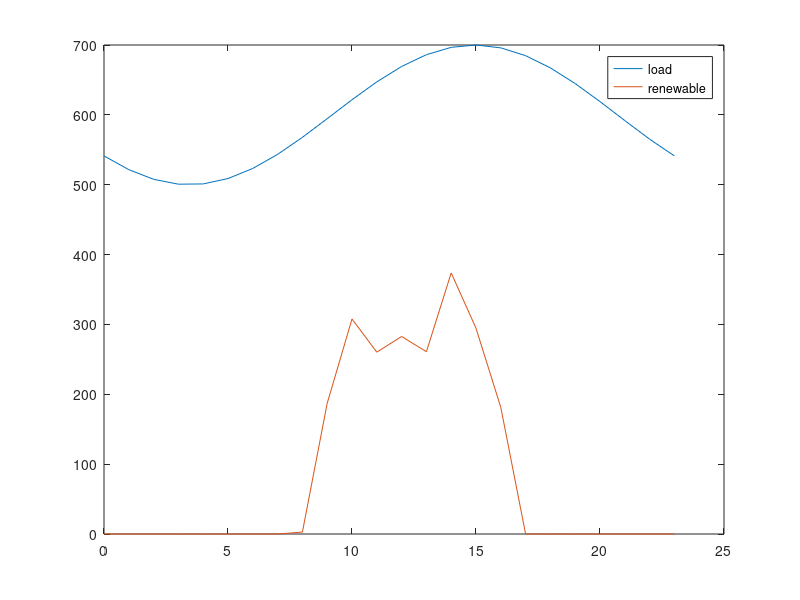

This chart was generated by the following MATLAB code: (Note: this script raises an error after producing the figure.)
clear all

% Runs simulation for the lifetime of the battery

%% Tunables 

life=15120;
Endlife_cap = 0.5;
Starting_cap = 1;
Simu_interval = 720; % one month for degredation interval

ESCap = 20; % MW
ESallowed = 0.8;

k_dollar_coal = 2.37; % dollar/mmbtu, 2014: 2.37, 2017: 2.22
k_dollar_gas = 5.00; % dollar/mmbtu, 2014: 5.00, 2017: 3.67

%emissions factors
k_coal = 206*0.453592; % CO2 kg/mmbtu 
k_gas = 117*0.453592; % CO2 kg/mmbtu
k_coal_nox = 0.227*0.453592;
k_gas_nox = 0.116*0.453592;
k_coal_so2 = 0.15713*0.453592;
k_gas_so2 = 0.001*0.453592;

k_co2=[k_gas,k_coal,k_gas,k_gas]; 
k_nox=[k_gas_nox,k_coal_nox,k_gas_nox,k_gas_nox]; 
k_so2=[k_gas_so2,k_coal_so2,k_gas_so2,k_gas_so2]; 

k_dollar=[k_dollar_gas,k_dollar_coal,k_dollar_gas,k_dollar_gas]; 

Flag_wind=0; % 0 for no renewables 1 for renewables
Flag_solar=1;
t_vec = [0:23]';
load_profile = 100*sin(linspace(-0.8*pi,1.2*pi,length(t_vec)))+600;

%wind bellow
wind = Flag_wind*[141.1454209 164.3588944 117.67492 81.14462355 60.24906746 75.97386229 66.24155752 53.00033944 54.0897504 56.28039471 45.30936663 31.58459838 38.24235306 55.3985323 67.19698144 63.89313544 76.75370188 82.61862694 100.3076893 121.2392963 142.839525 148.6643123 161.1639311 145.8123442]; % wind
%solar bellow
solar = Flag_solar*[0 0 0 0 0 0 0 0 2.761714555 187.1547077 307.7808614 260.2846929 282.7520984 260.9285882 373.699438 294.5867518 181.2343721 0 0 0 0 0 0 0];

wind_profile=(wind+solar);

figure
plot(t_vec,load_profile,t_vec,wind_profile)
legend('load','renewable')
fname = 'C:/filepath';
saveas(gca, fullfile(fname,'load'),'fig');

%%
up_min_vec = [4,12,4.5,5];% 
down_min_vec = [4,12,4.5,5];% 

alpha_load = 0.03;
alpha_wind = 0.05;

mpc = loadcase('case_yl9bus');
baseMVA = mpc.baseMVA;

% Change line constraints
mpc.branch(:,6) = 1000*ones(size(mpc.branch,1),1);

% Change generator limits (ineq, linear)
mpc.gen(1:4,9:10) = [250,100;160,64;240,96;150,60]; 

%(rows, columns)

%% Calculating coal cost curves
coef_Hunter_3 = [0.0144,21.077,9080,117483];  % Input/output curve, y(1000 Btu/h), x(MW)
x_Hunter = (10:1:100)';
y_Hunter = polyval(coef_Hunter_3,x_Hunter);

coef_Hunter_2 = polyfit(x_Hunter,y_Hunter,2);
y_Hunter_fit = polyval(coef_Hunter_2,x_Hunter);

coef_Hunter_cost = coef_Hunter_2*k_dollar_coal*10^(-3);
cost_Hunter = polyval(coef_Hunter_cost,x_Hunter);

Hunter_max = 100;

g2_max=mpc.gen(2,9);

g2_ratio=g2_max/Hunter_max;

g2_cost=[coef_Hunter_cost(1)/g2_ratio,coef_Hunter_cost(2),coef_Hunter_cost(3)*g2_ratio];

%% Calculating gas cost curves
coef_Moss_3 = [-0.0013,2.955,6561.2,662025];  % Input/output curve, y(1000 Btu/h), x(MW)
x_Moss = (10:10:750)'; % MW
y_Moss = polyval(coef_Moss_3,x_Moss); % 1000 Btu/h

coef_Moss_2 = polyfit(x_Moss,y_Moss,2); %fits a polynomial line of 2 degrees (Ax^2+Bx+C)
y_Moss_fit = polyval(coef_Moss_2,x_Moss); %uses the two polynominal line to create a new line

coef_Moss_cost = coef_Moss_2*k_dollar_gas*10^(-3);
cost_Moss = polyval(coef_Moss_cost,x_Moss);

Moss_max = 750;

g1_max=mpc.gen(1,9);
g3_max=mpc.gen(3,9);
g4_max=mpc.gen(4,9);

g1_ratio=g1_max/Moss_max;
g3_ratio=g3_max/Moss_max;
g4_ratio=g4_max/Moss_max;

g1_cost = [coef_Moss_cost(1)/g1_ratio,coef_Moss_cost(2),coef_Moss_cost(3)*g1_ratio];
g3_cost = [coef_Moss_cost(1)/g3_ratio,coef_Moss_cost(2),coef_Moss_cost(3)*g3_ratio];
g4_cost = [coef_Moss_cost(1)/g4_ratio,coef_Moss_cost(2),coef_Moss_cost(3)*g4_ratio];

%%
mpc.gencost(1,5:7) = g1_cost; 
mpc.gencost(2,5:7) = g2_cost;
mpc.gencost(3,5:7) = g3_cost;
mpc.gencost(4,5:7) = g4_cost;

%%
% Change reserve cost
Rcost = [5;10;4;4;5;10;4;4]*baseMVA; %heavy coal case

c_on = [3.99*mpc.gen(1,9)+3.67*mpc.gen(1,9)*k_dollar_gas;5.61*mpc.gen(2,9)+7.5*mpc.gen(2,9)*k_dollar_coal;
    3.99*mpc.gen(3,9)+3.67*mpc.gen(3,9)*k_dollar_gas;3.99*mpc.gen(4,9)+3.67*mpc.gen(4,9)*k_dollar_gas]; 

c_off = [3.99*mpc.gen(1,9);5.61*mpc.gen(2,9);3.99*mpc.gen(3,9);3.99*mpc.gen(4,9)]; % $ per occurance
c_rES = 0.1;

mileage = 7.364;
eff=0.9;
Rinc=0.04;
EOL_eff=1-(1-eff)*(Rinc+1);
eff_loss=(eff-EOL_eff)/life*24*30; 
%% prepare

Current_cap = Starting_cap;
Current_t = 0;
tvec = [];
co2_vec = [];
so2_vec = [];
nox_vec = [];
cap_vec = [];
coal_vec=[];
gas_vec=[];
F_coal=[];
F_gas=[];
g1_nES=[];
g2_nES=[];
g3_nES=[];
g4_nES=[];
g1=[];
g2=[];
g3=[];
g4=[];
g1_vec=[];
g2_vec=[];
g3_vec=[];
g4_vec=[];
BaseLoad = 143+159+198; 

n_interval = length(t_vec);
n_generator = 4;
n_wind = 1;
n_reserve = 4;
n_ES = 1;
n_branch = 9;
n_bus = 9;

%% cost
cost_coef = mpc.gencost(1:4,5:7);
Q_gen = diag(cost_coef(:,1))*baseMVA^2; %making cost in 1st column of cost_coef into the diagonal of a 4x4
c_gen = cost_coef(:,2)*baseMVA;
c_gen_c = cost_coef(:,3);
c_reserve = Rcost(1:n_reserve)*2;

CrES = zeros(n_bus,1);
CrES(8,1) = 1; 
% power flow (eq, linear)
Bmatrix = zeros(n_bus,n_bus);
branch_info = mpc.branch;
for i = 1:n_branch
    ind_i = branch_info(i,1);
    ind_j = branch_info(i,2);
    bij = 1/branch_info(i,4);
    Bmatrix(ind_i,ind_j) = -bij;
    Bmatrix(ind_j,ind_i) = -bij;
end

Bmatrix = Bmatrix + diag(-sum(Bmatrix,2));

bus_info = mpc.bus;

Cg = zeros(n_bus,n_generator);
Cg(1,1) = 1;
Cg(2,2) = 1;
Cg(3,3) = 1;
Cg(6,4) = 1;

Cw = zeros(n_bus,n_wind);
Cw(8,1) = 1;

% generator limits (ineq, linear)
gen_limits = mpc.gen(1:4,9:10)/baseMVA;

% line constraints (ineq, linear)
Smax = mpc.branch(:,6)/baseMVA;

Bline = zeros(n_branch,n_branch);
for i = 1:n_branch
    ind_i = branch_info(i,1);
    ind_j = branch_info(i,2);
    bij = 1/branch_info(i,4);
    Bline(i,ind_i) = bij;
    Bline(i,ind_j) = -bij;
end

% prepare for cvx
Q_gen_cvx = [];
c_gen_cvx = [];
c_gen_c_cvx = [];
c_reserve_cvx = [];
c_on_cvx = [];
c_off_cvx = [];
c_rES_cvx = [];
Cg_cvx = [];
Cw_cvx = [];
CrES_cvx = [];
Bmatrix_cvx = [];
Sd_cvx = [];
gen_max_cvx = [];
gen_min_cvx = [];
wind_forecast_cvx = [];
Smax_cvx = [];
Bline_cvx = [];


for i = 1:n_interval 
    
    % Change loads
    loadamp = load_profile(i)/BaseLoad;
    mpc.bus(:,3:4) = loadamp*bus_info(:,3:4);
    Sd =mpc.bus(:,3)/baseMVA;
    
    % Change generator bounds
    wind_forecast = wind_profile(i);
    mpc.gen(5,9:10) = [wind_forecast,0]; % wind
    
    % Matrices
    Q_gen_cvx = blkdiag(Q_gen_cvx,Q_gen);
    c_gen_cvx = [c_gen_cvx;c_gen];
    c_gen_c_cvx = [c_gen_c_cvx;c_gen_c];
    c_reserve_cvx = [c_reserve_cvx;c_reserve];
    c_on_cvx = [c_on_cvx;c_on];
    c_off_cvx = [c_off_cvx;c_off];
    c_rES_cvx = [c_rES_cvx;c_rES];
    
    Cg_cvx = blkdiag(Cg_cvx,Cg);
    Cw_cvx = blkdiag(Cw_cvx,Cw);
    CrES_cvx = blkdiag(CrES_cvx,CrES);
    Bmatrix_cvx = blkdiag(Bmatrix_cvx,Bmatrix);
    Sd_cvx = [Sd_cvx;Sd];
    
    gen_max_cvx = [gen_max_cvx;gen_limits(:,1)];
    gen_min_cvx = [gen_min_cvx;gen_limits(:,2)];
    wind_forecast_cvx = [wind_forecast_cvx;wind_forecast];
    
    Smax_cvx = [Smax_cvx;Smax];
    Bline_cvx = blkdiag(Bline_cvx,Bline);
    
end

cvx_begin

variables p(n_generator*n_interval) pw(n_wind*n_interval) theta(n_bus*n_interval) r(n_reserve*n_interval)
variable u(n_generator*n_interval) binary
variable v(n_generator*n_interval) binary
variable w(n_generator*n_interval) binary

minimize (quad_form(p,Q_gen_cvx) + c_gen_cvx'*p + c_reserve_cvx'*r + c_on_cvx'*v + c_off_cvx'*w + c_gen_c_cvx'*u)

subject to
-Cg_cvx*p - Cw_cvx*pw + Bmatrix_cvx*theta + Sd_cvx == 0
p + r <= gen_max_cvx.*u
p - r >= gen_min_cvx.*u
0 <= pw <= wind_forecast_cvx/baseMVA

for i = 1:n_interval
    theta_i = theta((i-1)*n_bus+1:i*n_bus);
    u_i = u((i-1)*n_generator+1:i*n_generator);
    -Smax <= Bline*theta((i-1)*n_bus+1:i*n_bus) <= Smax
    
    theta((i-1)*n_bus+1) == 0
    r_i = r((i-1)*n_reserve+1:i*n_reserve);
    r_demand_i = alpha_wind*pw(i)+alpha_load*load_profile(i)/baseMVA;
    sum(r_i) >= r_demand_i
end

r >= 0

u_0_length = max(max(up_min_vec),max(down_min_vec))+1;
u_0 = ones(n_generator*u_0_length,1); % assume all generator on in the previous period
u_extend = [u_0;u];

for k = 1:n_generator
    up_min = up_min_vec(k);
    down_min = down_min_vec(k);
    for i = 2:(n_interval+u_0_length)
        u_i = u_extend((i-1)*n_generator+k);
        u_iminus = u_extend((i-2)*n_generator+k);
        if (n_interval+u_0_length-i) >= down_min
            for j = 1:down_min-1
                u_j = u_extend((i-1+j)*n_generator+k);
                u_iminus - u_i + u_j <= 1
            end
        else
            for j = 1:(n_interval+u_0_length-i)
                u_j = u_extend((i-1+j)*n_generator+k);
                u_iminus - u_i + u_j <= 1
            end
        end
        if (n_interval+u_0_length-i) >= up_min
            for j = 1:up_min-1
                u_j = u_extend((i-1+j)*n_generator+k);
                -u_iminus + u_i - u_j <= 0
            end
        else
            for j = 1:(n_interval+u_0_length-i)
                u_j = u_extend((i-1+j)*n_generator+k);
                -u_iminus + u_i - u_j <= 0
            end
        end
    end
end

for i = 1:n_interval
    u_i = u((i-1)*n_generator+1:i*n_generator);
    if i == 1
        u_iminus = u_0(end-3:end);
    else
        u_iminus = u((i-2)*n_generator+1:(i-1)*n_generator);
    end
    v_i = v((i-1)*n_generator+1:i*n_generator);
    w_i = w((i-1)*n_generator+1:i*n_generator);
    -u_iminus + u_i - v_i <= 0
    u_iminus - u_i - w_i <= 0
end

cvx_end

p_noES = p;
pw_noES = pw;
r_noES = r;
u_noES = u;
v_noES = v;
w_noES = w;

d=1;

while Current_cap > Endlife_cap
    
    Current_t;
    
    if (Current_t) == 0
        Current_cap;
    else
        Current_cap = Starting_cap-(1-func_BatteryDegrade(Current_t))
    end
    tvec = [tvec;Current_t];
    cap_vec = [cap_vec;Current_cap];
    Current_t = Current_t + Simu_interval 
    
    ESavailable = ESCap*Current_cap*ESallowed/2;
    maxES = ESavailable/baseMVA;
    
    
    %%
    
    clearvars p pw theta r u v w
    
    cvx_begin
    
    variables p(n_generator*n_interval) pw(n_wind*n_interval) theta(n_bus*n_interval) r(n_reserve*n_interval) rES(n_ES*n_interval)
    variable u(n_generator*n_interval) binary
    variable v(n_generator*n_interval) binary
    variable w(n_generator*n_interval) binary
    
    minimize (quad_form(p,Q_gen_cvx) + c_gen_cvx'*p + c_reserve_cvx'*r + c_on_cvx'*v + c_off_cvx'*w + c_rES_cvx'*rES + c_gen_c_cvx'*u)
    
    beta = mileage/24*(1-eff);
    eff=eff-eff_loss;
    
    subject to
    -Cg_cvx*p - Cw_cvx*pw + Bmatrix_cvx*theta + Sd_cvx + CrES_cvx*rES*beta == 0
    p + r <= gen_max_cvx.*u
    p - r >= gen_min_cvx.*u
    0 <= pw <= wind_forecast_cvx/baseMVA
    
    for i = 1:n_interval
        theta_i = theta((i-1)*n_bus+1:i*n_bus);
        u_i = u((i-1)*n_generator+1:i*n_generator);
        -Smax <= Bline*theta((i-1)*n_bus+1:i*n_bus) <= Smax
        
        theta((i-1)*n_bus+1) == 0
        r_i = r((i-1)*n_reserve+1:i*n_reserve);
        rES_i = rES((i-1)*n_ES+1:i*n_ES);
        r_demand_i = alpha_wind*pw(i)+alpha_load*load_profile(i)/baseMVA;
        sum(r_i) + sum(rES_i) >= r_demand_i
    end
    
    r >= 0
    0 <= rES <= maxES
    
    u_0_length = max(max(up_min_vec),max(down_min_vec))+1;
    u_0 = ones(n_generator*u_0_length,1); % assume all generator on in the previous period
    u_extend = [u_0;u];
    for k = 1:n_generator
        up_min = up_min_vec(k);
        down_min = down_min_vec(k);
        for i = 2:(n_interval+u_0_length)
            u_i = u_extend((i-1)*n_generator+k);
            u_iminus = u_extend((i-2)*n_generator+k);
            if (n_interval+u_0_length-i) >= down_min
                for j = 1:down_min-1
                    u_j = u_extend((i-1+j)*n_generator+k);
                    u_iminus - u_i + u_j <= 1
                end
            else
                for j = 1:(n_interval+u_0_length-i)
                    u_j = u_extend((i-1+j)*n_generator+k);
                    u_iminus - u_i + u_j <= 1;
                end
            end
            if (n_interval+u_0_length-i) >= up_min
                for j = 1:up_min-1
                    u_j = u_extend((i-1+j)*n_generator+k);
                    -u_iminus + u_i - u_j <= 0
                end
            else
                for j = 1:(n_interval+u_0_length-i)
                    u_j = u_extend((i-1+j)*n_generator+k);
                    -u_iminus + u_i - u_j <= 0
                end
            end
        end
    end
    
    for i = 1:n_interval
        u_i = u((i-1)*n_generator+1:i*n_generator);
        if i == 1
            u_iminus = u_0(end-3:end);
        else
            u_iminus = u((i-2)*n_generator+1:(i-1)*n_generator);
        end
        v_i = v((i-1)*n_generator+1:i*n_generator);
        w_i = w((i-1)*n_generator+1:i*n_generator);
        -u_iminus + u_i - v_i <= 0
        u_iminus - u_i - w_i <= 0
    end
    
    cvx_end
    
    
    for i = 1:n_interval
        
        p_i = p_noES((i-1)*n_generator+1:i*n_generator);
        p1_noES(i,1) = p_i(1);
        p2_noES(i,1) = p_i(2);
        p3_noES(i,1) = p_i(3);
        p4_noES(i,1) = p_i(4);
        
        u_i = u_noES((i-1)*n_generator+1:i*n_generator);
        u1_noES(i,1) = u_i(1);
        u2_noES(i,1) = u_i(2);
        u3_noES(i,1) = u_i(3);
        u4_noES(i,1) = u_i(4);
        
        r_i = r_noES((i-1)*n_generator+1:i*n_generator);
        r1_noES(i,1) = r_i(1);
        r2_noES(i,1) = r_i(2);
        r3_noES(i,1) = r_i(3);
        r4_noES(i,1) = r_i(4);
        
    end
    
    for i = 1:n_interval
        
        p_i = p((i-1)*n_generator+1:i*n_generator);
        p1(i,1) = p_i(1);
        p2(i,1) = p_i(2);
        p3(i,1) = p_i(3);
        p4(i,1) = p_i(4);
        
        u_i = u((i-1)*n_generator+1:i*n_generator);
        u1(i,1) = u_i(1);
        u2(i,1) = u_i(2);
        u3(i,1) = u_i(3);
        u4(i,1) = u_i(4);
        
        r_i = r((i-1)*n_generator+1:i*n_generator);
        r1(i,1) = r_i(1);
        r2(i,1) = r_i(2);
        r3(i,1) = r_i(3);
        r4(i,1) = r_i(4);
        
    end
    
    if (Current_t)==720
    figure 
    subplot(3,2,1)
    plot(t_vec,p1_noES*baseMVA,'-o',t_vec,p1*baseMVA,'--x','MarkerSize',3)
    hline = refline([0 100]);
    hline.Color='k';
    hline.LineStyle='--';
    hline = refline([0 250]);
    hline.Color='k';
    hline.LineStyle='--';
    legend('w/o ES','w ES','Location','northoutside','Orientation','Horizontal')
    xlim([0,23])
    
    ylabel('G1 MW (NG)')
    subplot(3,2,2)
    plot(t_vec,p2_noES*baseMVA,'-o',t_vec,p2*baseMVA,'--x','MarkerSize',3)
    hline = refline([0 64]);
    hline.Color='k';
    hline.LineStyle='--';
    hline = refline([0 160]);
    hline.Color='k';
    hline.LineStyle='--';
    xlim([0,23])

    ylabel('G2 MW (Coal)')
    subplot(3,2,3)
    plot(t_vec,p3_noES*baseMVA,'-o',t_vec,p3*baseMVA,'--x','MarkerSize',3)
    hline = refline([0 96]);
    hline.Color='k';
    hline.LineStyle='--';
    hline = refline([0 240]);
    hline.Color='k';
    hline.LineStyle='--';
    xlim([0,23])

    ylabel('G3 MW (NG)')
    subplot(3,2,4)
    plot(t_vec,p4_noES*baseMVA,'-o',t_vec,p4*baseMVA,'--x','MarkerSize',3)
    hline = refline([0 60]);
    hline.Color='k';
    hline.LineStyle='--';
    hline = refline([0 150]);
    hline.Color='k';
    hline.LineStyle='--';
    xlim([0,23])
    ylabel('G4 MW (NG)')
    
    subplot(3,2,5)
    plot(t_vec,pw_noES*baseMVA,'-o',t_vec,pw*baseMVA,'--x','MarkerSize',3)
    xlim([0,23])
    ylabel('Renewable MW')
    xlabel('Hours')
    saveas(gca, fullfile(fname,'Dispatch_Init'),'fig');

    figure %7
    subplot(3,2,1)
    plot(t_vec,r1_noES*baseMVA,'-o',t_vec,r1*baseMVA,'--x','MarkerSize',3)
    legend('w/o ES','w ES','Location','northoutside','Orientation','Horizontal')
    title('Reserve dispatch (MW)')
    xlim([0,23])
%     ylim([0,30])
    ylabel('G1 MW (NG)')
    subplot(3,2,2)
    plot(t_vec,r2_noES*baseMVA,'-o',t_vec,r2*baseMVA,'--x','MarkerSize',3)
    xlim([0,23])
%     ylim([0,30])
    ylabel('G2 MW (Coal)')
    subplot(3,2,3)
    plot(t_vec,r3_noES*baseMVA,'-o',t_vec,r3*baseMVA,'--x','MarkerSize',3)
    xlim([0,23])
%     ylim([0,30])
    ylabel('G3 MW (NG)')
    subplot(3,2,4)
    plot(t_vec,r4_noES*baseMVA,'-o',t_vec,r4*baseMVA,'--x','MarkerSize',3)
    xlim([0,23])
%     ylim([0,30])
    ylabel('G4 MW (NG)')
    subplot(3,2,5)
    plot(t_vec,zeros(length(t_vec),1),'-o',t_vec,rES*baseMVA,'--x','MarkerSize',3)
    xlim([0,23])
%     ylim([0,30])
    ylabel('Battery MW')
    xlabel('Hours')
    saveas(gca, fullfile(fname,'Reserves_Init'),'fig');
    end
    
    co2_total_noES = [];
    so2_total_noES = [];
    nox_total_noES = [];
    cost_p_noES = [];
    cost_r_noES = [];
    cost_total_noES = [];
    gen1=[];
    gen2=[];
    gen3=[];
    gen4=[];
    gen1_noES=[];
    gen2_noES=[];
    gen3_noES=[];
    gen4_noES=[];
    Fuel_coal_noES = [];
    Fuel_gas_noES = [];
    
    for i = 1:length(t_vec)
        
        p_1 = p1_noES(i)*baseMVA;
        p_2 = p2_noES(i)*baseMVA;
        p_3 = p3_noES(i)*baseMVA;
        p_4 = p4_noES(i)*baseMVA;
        
        gen1_nES(i)=p_1;
        gen2_nES(i)=p_2;
        gen3_nES(i)=p_3;
        gen4_nES(i)=p_4;
                
        cost_1 = polyval(mpc.gencost(1,5:7),p_1);
        cost_2 = polyval(mpc.gencost(2,5:7),p_2);
        cost_3 = polyval(mpc.gencost(3,5:7),p_3);
        cost_4 = polyval(mpc.gencost(4,5:7),p_4);
        
        cost_p_noES(i,1) = cost_1 + cost_2 + cost_3 + cost_4;
        
        r_i = r_noES((i-1)*n_reserve+1:i*n_reserve);
        cost_r_noES(i,1) = c_reserve'*r_i;
        
        cost_total_noES(i,1) = cost_p_noES(i,1) + cost_r_noES(i,1);
        
        Fuel1 = cost_1/k_dollar(1,1); %MMBtu
        Fuel2 = cost_2/k_dollar(1,2);
        Fuel3 = cost_3/k_dollar(1,3);
        Fuel4 = cost_4/k_dollar(1,4);
        
        co2_1 = cost_1/k_dollar(1,1)*k_co2(1,1);
        co2_2 = cost_2/k_dollar(1,2)*k_co2(1,2);
        co2_3 = cost_3/k_dollar(1,3)*k_co2(1,3);
        co2_4 = cost_4/k_dollar(1,4)*k_co2(1,4);
        
        so2_1 = cost_1/k_dollar(1,1)*k_so2(1,1);
        so2_2 = cost_2/k_dollar(1,2)*k_so2(1,2);
        so2_3 = cost_3/k_dollar(1,3)*k_so2(1,3);
        so2_4 = cost_4/k_dollar(1,4)*k_so2(1,4);
        
        nox_1 = cost_1/k_dollar(1,1)*k_nox(1,1);
        nox_2 = cost_2/k_dollar(1,2)*k_nox(1,2);
        nox_3 = cost_3/k_dollar(1,3)*k_nox(1,3);
        nox_4 = cost_4/k_dollar(1,4)*k_nox(1,4);
        
        if (p_1<1)
            Fuel1=0;
            co2_1=0;
            so2_1=0;
            nox_1=0;
        end
        if (p_2<1)
            Fuel2=0;
            co2_2=0;
            so2_2=0;
            nox_2=0;
        end
        if (p_3<1)
            Fuel3=0;
            co2_3=0;
            so2_3=0;
            nox_3=0;
        end
        if (p_4<1)
            Fuel4=0;
            co2_4=0;
            so2_4=0;
            nox_4=0;
        end
        
        co2_p = co2_1+co2_2+co2_3+co2_4;
        so2_p = so2_1+so2_2+so2_3+so2_4;
        nox_p = nox_1+nox_2+nox_3+nox_4;
        
        coal_p = Fuel2; % heavy coal
        gas_p = Fuel3 + Fuel4+Fuel1; % heavy coal
        
        co2_total_noES(i,1) = co2_p; %represents a day's worth of emissions
        so2_total_noES(i,1) = so2_p; %represents a day's worth of emissions
        nox_total_noES(i,1) = nox_p; %represents a day's worth of emissions
        Fuel_coal_noES(i,1) = coal_p;
        Fuel_gas_noES(i,1) = gas_p;
        Fuel_G1_noES(i,1) = Fuel1;
        Fuel_G2_noES(i,1) = Fuel2;
        Fuel_G3_noES(i,1) = Fuel3;
        Fuel_G4_noES(i,1) = Fuel4;
    end
    
    g1_nES(d)=sum(gen1_nES);
    g2_nES(d)=sum(gen2_nES);
    g3_nES(d)=sum(gen3_nES);
    g4_nES(d)=sum(gen4_nES);
    f1_nES(d)=sum(Fuel_G1_noES);
    f2_nES(d)=sum(Fuel_G2_noES);
    f3_nES(d)=sum(Fuel_G3_noES);
    f4_nES(d)=sum(Fuel_G4_noES);

    
    co2_total = [];
    so2_total = [];
    nox_total = [];
    cost_p = [];
    cost_r = [];
    cost_total = [];
    Fuel_coal = [];
    Fuel_gas = [];

    
    for i = 1:length(t_vec)
        
        p_1 = p1(i)*baseMVA;
        p_2 = p2(i)*baseMVA;
        p_3 = p3(i)*baseMVA;
        p_4 = p4(i)*baseMVA;
        
        gen1(i)=p_1;
        gen2(i)=p_2;
        gen3(i)=p_3;
        gen4(i)=p_4;
        
        cost_1 = polyval(mpc.gencost(1,5:7),p_1);
        cost_2 = polyval(mpc.gencost(2,5:7),p_2);
        cost_3 = polyval(mpc.gencost(3,5:7),p_3);
        cost_4 = polyval(mpc.gencost(4,5:7),p_4);
        
        cost_p(i,1) = cost_1 + cost_2 + cost_3 + cost_4;
        
        r_i = r((i-1)*n_reserve+1:i*n_reserve);
        cost_r(i,1) = c_reserve'*r_i;
        
        cost_total(i,1) = cost_p(i,1) + cost_r(i,1);
        
        co2_1 = cost_1/k_dollar(1,1)*k_co2(1,1);
        co2_2 = cost_2/k_dollar(1,2)*k_co2(1,2);
        co2_3 = cost_3/k_dollar(1,3)*k_co2(1,3);
        co2_4 = cost_4/k_dollar(1,4)*k_co2(1,4);
        
        so2_1 = cost_1/k_dollar(1,1)*k_so2(1,1);
        so2_2 = cost_2/k_dollar(1,2)*k_so2(1,2);
        so2_3 = cost_3/k_dollar(1,3)*k_so2(1,3);
        so2_4 = cost_4/k_dollar(1,4)*k_so2(1,4);
        
        nox_1 = cost_1/k_dollar(1,1)*k_nox(1,1);
        nox_2 = cost_2/k_dollar(1,2)*k_nox(1,2);
        nox_3 = cost_3/k_dollar(1,3)*k_nox(1,3);
        nox_4 = cost_4/k_dollar(1,4)*k_nox(1,4);
        
        Fuel1 = cost_1/k_dollar(1,1); %MMBtu
        Fuel2 = cost_2/k_dollar(1,2);
        Fuel3 = cost_3/k_dollar(1,3);
        Fuel4 = cost_4/k_dollar(1,4);
        
        if (p_1<1)
            Fuel1=0;
            co2_1=0;
            so2_1=0;
            nox_1=0;
        end
        if (p_2<1)
            Fuel2=0;
            co2_2=0;
            so2_2=0;
            nox_2=0;
        end
        if (p_3<1)
            Fuel3=0;
            co2_3=0;
            so2_3=0;
            nox_3=0;
        end
        if (p_4<1)
            Fuel4=0;
            co2_4=0;
            so2_4=0;
            nox_4=0;
        end
        
        co2_p = co2_1+co2_2+co2_3+co2_4;
        so2_p = so2_1+so2_2+so2_3+so2_4;
        nox_p = nox_1+nox_2+nox_3+nox_4;
        
        coal_p = Fuel2; % heavy coal
        gas_p = Fuel3 + Fuel4 + Fuel1; % heavy coal

        co2_total(i,1) = co2_p;
        so2_total(i,1) = so2_p;
        nox_total(i,1) = nox_p;
        Fuel_coal(i,1) = coal_p;
        Fuel_gas(i,1) = gas_p;
        Fuel_G1(i,1) = Fuel1;
        Fuel_G2(i,1) = Fuel2;
        Fuel_G3(i,1) = Fuel3;
        Fuel_G4(i,1) = Fuel4;
        
        
    end

    g1(d)=sum(gen1);
    g2(d)=sum(gen2);
    g3(d)=sum(gen3);
    g4(d)=sum(gen4);
    f1(d)=sum(Fuel_G1);
    f2(d)=sum(Fuel_G2);
    f3(d)=sum(Fuel_G3);
    f4(d)=sum(Fuel_G4);
    d=d+1;
   
    F_coal_delta = sum(Fuel_coal) - sum(Fuel_coal_noES); %total for one day in each month
    F_gas_delta = sum(Fuel_gas) - sum(Fuel_gas_noES); %total for one day in each month
    co2_delta = sum(co2_total) - sum(co2_total_noES);
    so2_delta = sum(so2_total) - sum(so2_total_noES);
    nox_delta = sum(nox_total) - sum(nox_total_noES);
    g1_delta=sum(g1)-sum(g1_nES);
    g2_delta=sum(g2)-sum(g2_nES);
    g3_delta=sum(g3)-sum(g3_nES);
    g4_delta = sum(g4)-sum(g4_nES);
    
    coal_vec = [coal_vec;F_coal_delta];
    gas_vec = [gas_vec;F_gas_delta];
    co2_vec = [co2_vec;co2_delta];
    so2_vec = [so2_vec;so2_delta];
    nox_vec = [nox_vec;nox_delta];% possitive if ES increased emissions
    g1_vec = [g1_vec;g1_delta];
    g2_vec = [g2_vec;g2_delta];
    g3_vec = [g3_vec;g3_delta];
    g4_vec = [g4_vec;g4_delta];

    curt_ES = sum(pw*baseMVA)/sum(wind_profile)
    curt_noES = sum(pw_noES*baseMVA)/sum(wind_profile)

if (Current_t)==720
    figure 
    subplot(2,2,1)
    plot(t_vec,Fuel_G1_noES,'-o',t_vec,Fuel_G1,'--x','MarkerSize',3)
    legend('w/o ES','w ES','Location','northoutside','Orientation','Horizontal')
    title('Fuel (MMBtu)')
    xlim([0,23])
    ylabel('G1 MMBtu (Coal)')
    
    subplot(2,2,2)
    plot(t_vec,Fuel_G2_noES,'-o',t_vec,Fuel_G2,'--x','MarkerSize',3)
    xlim([0,23])
    ylabel('G2 MMBtu (Coal)')
    
    subplot(2,2,3)
    plot(t_vec,Fuel_G3_noES,'-o',t_vec,Fuel_G3,'--x','MarkerSize',3)
    xlim([0,23])
    ylabel('G3 MMBtu (NG)')
    
    subplot(2,2,4)
    plot(t_vec,Fuel_G4_noES,'-o',t_vec,Fuel_G4,'--x','MarkerSize',3)
    xlim([0,23])
    ylabel('G4 MMBtu (NG)')
    saveas(gca, fullfile(fname,'Fuel_Init'),'fig');
    end
end
%%

    figure 
    subplot(3,2,1)
    plot(t_vec,p1_noES*baseMVA,'-o',t_vec,p1*baseMVA,'--x','MarkerSize',3)
    legend('w/o ES','w ES','Location','northoutside','Orientation','Horizontal')
    title('Generator dispatch (MW)')
    hline = refline([0 100]);
    hline.Color='k';
    hline.LineStyle='--';
    hline = refline([0 250]);
    hline.Color='k';
    hline.LineStyle='--';
    xlim([0,23])
    ylabel('G1 MW (NG)')
    
    subplot(3,2,2)
    plot(t_vec,p2_noES*baseMVA,'-o',t_vec,p2*baseMVA,'--x','MarkerSize',3)
    hline = refline([0 64]);
    hline.Color='k';
    hline.LineStyle='--';
    hline = refline([0 160]);
    hline.Color='k';
    hline.LineStyle='--';
    xlim([0,23])
    ylabel('G2 MW (Coal)')
    
    subplot(3,2,3)
    plot(t_vec,p3_noES*baseMVA,'-o',t_vec,p3*baseMVA,'--x','MarkerSize',3)
    hline = refline([0 96]);
    hline.Color='k';
    hline.LineStyle='--';
    hline = refline([0 240]);
    hline.Color='k';
    hline.LineStyle='--';
    xlim([0,23])
    ylabel('G3 MW (NG)')
    xlabel('Hours')
    
    subplot(3,2,4)
    plot(t_vec,p4_noES*baseMVA,'-o',t_vec,p4*baseMVA,'--x','MarkerSize',3)
    hline = refline([0 60]);
    hline.Color='k';
    hline.LineStyle='--';
    hline = refline([0 150]);
    hline.Color='k';
    hline.LineStyle='--';
    xlim([0,23])
    ylabel('G4 MW (NG)')
    xlabel('Hours')
    
    subplot(3,2,5)
    plot(t_vec,pw_noES*baseMVA,'-o',t_vec,pw*baseMVA,'--x','MarkerSize',3)
    xlim([0,23])
    ylabel('Renewable MW')
    xlabel('Hours')
    saveas(gca, fullfile(fname,'Dispatch_Final'),'fig');
    
    
    figure %7
    subplot(3,2,1)
    plot(t_vec,r1_noES*baseMVA,'-o',t_vec,r1*baseMVA,'--x','MarkerSize',3)
    legend('w/o ES','w ES','Location','northoutside','Orientation','Horizontal')
    title('Reserve dispatch (MW)')
    xlim([0,23])
    ylabel('G1 MW (NG)')
    
    subplot(3,2,2)
    plot(t_vec,r2_noES*baseMVA,'-o',t_vec,r2*baseMVA,'--x','MarkerSize',3)
    xlim([0,23])
    ylabel('G2 MW (Coal)')
    
    subplot(3,2,3)
    plot(t_vec,r3_noES*baseMVA,'-o',t_vec,r3*baseMVA,'--x','MarkerSize',3)
    xlim([0,23])
    ylabel('G3 MW (NG)')
    
    subplot(3,2,4)
    plot(t_vec,r4_noES*baseMVA,'-o',t_vec,r4*baseMVA,'--x','MarkerSize',3)
    xlim([0,23])
    ylabel('G4 MW (NG)')
    
    subplot(3,2,5)
    plot(t_vec,zeros(length(t_vec),1),'-o',t_vec,rES*baseMVA,'--x','MarkerSize',3)
    xlim([0,23])
    ylabel('Battery MW')
    xlabel('Hours')
    saveas(gca, fullfile(fname,'Reserves_Final'),'fig');
    
total_co2 = sum(30*co2_vec)%Simu_interval is 30*24
total_so2 = sum(30*so2_vec)
total_nox = sum(30*nox_vec)
total_coal = sum(30*coal_vec)
total_gas = sum(30*gas_vec)
total_coal_MW=30*(sum(g2_vec))
total_gas_MW=30*(sum(g3_vec)+sum(g4_vec)+sum(g1_vec))

label={'Cap_NG_S'};
impacts(1,:)=[total_co2,total_so2,total_nox,total_gas,total_coal,total_gas_MW,total_coal_MW];
xlswrite('impacts.xlsx',label,1,'A37')
xlswrite('impacts.xlsx',impacts,1,'B37')

%%
figure
plot(tvec,co2_vec,'-o') % tvec is in hours not days
xlabel('Hours')
ylabel('CO_2 (kg)')
saveas(gca, fullfile(fname,'CO2'),'fig');

figure
plot(tvec,coal_vec,'-o',tvec,gas_vec,'-o') % tvec is in hours not days
xlabel('Hours')
ylabel('Fuel (mmBtu)')
legend('Coal','Gas')
saveas(gca, fullfile(fname,'Fuel'),'fig');

figure
plot(tvec/24/30,g1,'-o',tvec/24/30,g2,'-o',tvec/24/30,g3,'-o',tvec/24/30,g4,'-o')
legend('g1','g2','g3','g4')
xlabel('Months')
ylabel('Generation (MWh)')
saveas(gca, fullfile(fname,'Gen_ES'),'fig');

figure
plot(tvec/24/30,g1_nES,'-o',tvec/24/30,g2_nES,'-o',tvec/24/30,g3_nES,'-o',tvec/24/30,g4_nES,'-o')
legend('g1_nES','g2_nES','g3_nES','g4_nES')
xlabel('Months')
ylabel('Generation (MWh)')
saveas(gca, fullfile(fname,'Gen_noES'),'fig');
